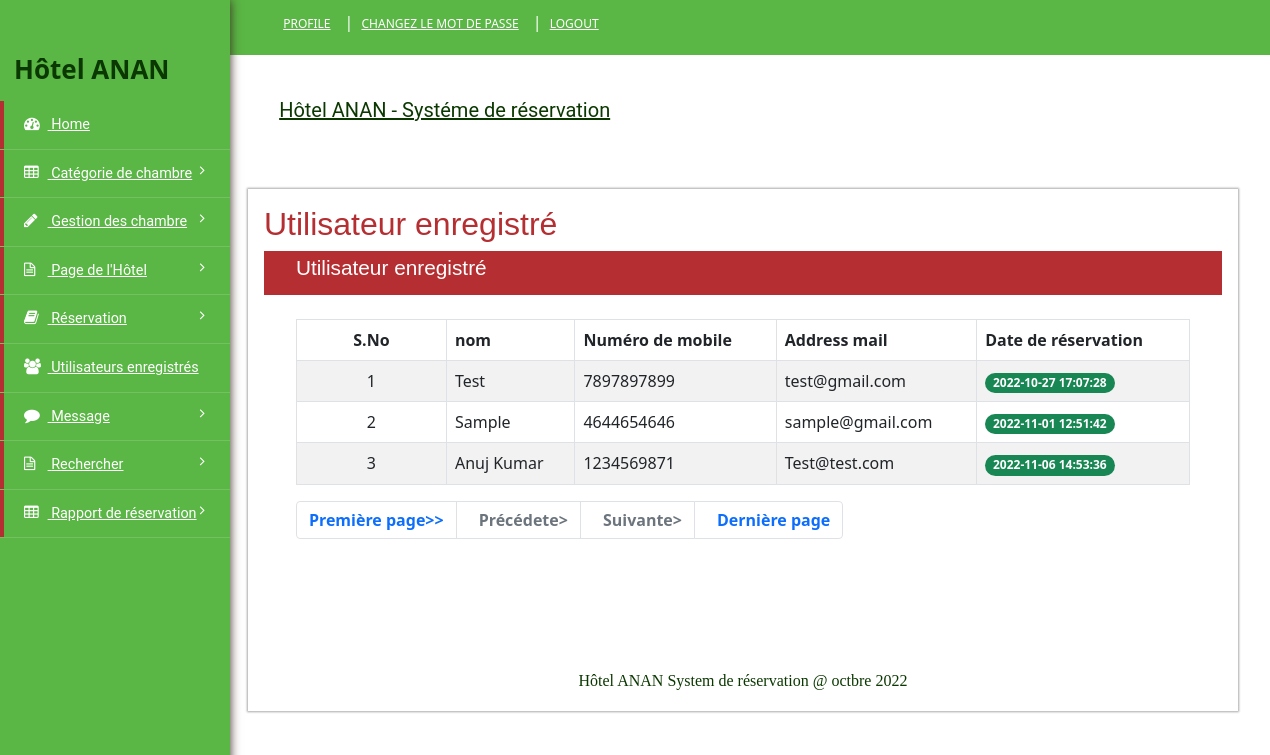
/admin/reg-users.php (signed in), run on the app's committed database.
### tables this page shows
CREATE TABLE `user` (
  `ID` int(10) NOT NULL,
  `FullName` varchar(200) DEFAULT NULL,
  `MobileNumber` bigint(10) DEFAULT NULL,
  `Email` varchar(120) DEFAULT NULL,
  `Password` varchar(120) DEFAULT NULL,
  `RegDate` timestamp NULL DEFAULT current_timestamp()
);

### admin/reg-users.php (the view, shortened to what this page needs)
<?php
include('includephp/connectionbd.php');
if (strlen($_SESSION['hotelanan']==0)) {
  	header('location:logout.php');
} else{?>
	<!DOCTYPE HTML>
	<html>
		<head>
			<link href="css/style.css" rel="stylesheet" type="text/css" media="all" />
			<link href="https://cdn.jsdelivr.net/npm/bootstrap@5.0.0-beta1/dist/css/bootstrap.min.css" rel="stylesheet">
			<link href="css/font-awesome.css" rel="stylesheet">
		</head>
		<body>
			<div class="page-container">
				<div class="left-content">
					<div class="inner-content">
						<?php include_once('includephp/header.php');?>
						<div class="content">
							<div class="women_main">
								<div class="grids">
									<div class="progressbar-heading grids-heading">
										<h2>Utilisateur enregistré</h2>
									</div>
									<div class="panel panel-widget forms-panel">
										<div class="forms">
											<div class="form-grids widget-shadow" data-example-id="basic-forms">
												<div class="form-title">
													<h4>Utilisateur enregistré</h4>
												</div>
												<div class="form-body">
													<table class="table table-bordered table-striped table-vcenter js-dataTable-full-pagination">
														<thead>
															<tr>
																<th class="text-center">S.No</th>
																<th>nom</th>
																<th class="d-none d-sm-table-cell">Numéro de mobile</th>
																<th class="d-none d-sm-table-cell">Address mail</th>
																<th class="d-none d-sm-table-cell">Date de réservation</th>
															</tr>
														</thead>
														<tbody>
															<?php
															if (isset($_GET['pageno'])) {
																$pageno = $_GET['pageno'];
															} else {
																$pageno = 1;
															}
															$no_of_records_per_page = 5;
															$offset = ($pageno-1) * $no_of_records_per_page;
															$ret = "SELECT ID FROM user";
															$query1 = $dbh -> prepare($ret);
															$query1->execute();
															$total_rows=$query1->rowCount();
															$total_pages = ceil($total_rows / $no_of_records_per_page);
															$sql="SELECT * from user LIMIT $offset, $no_of_records_per_page";
															$query = $dbh -> prepare($sql);
															$query->execute();
															$results=$query->fetchAll(PDO::FETCH_OBJ);
															$cnt=1;
															if($query->rowCount() > 0)
															{
																foreach($results as $row)
																{               ?>
																	<tr>
																		<td class="text-center"><?php echo htmlentities($cnt);?></td>
																		<td class="font-w600"><?php  echo htmlentities($row->FullName);?></td>
																		<td class="d-none d-sm-table-cell"><?php  echo htmlentities($row->MobileNumber);?></td>
																		<td class="d-none d-sm-table-cell"><?php  echo htmlentities($row->Email);?></td>
																		<td class="d-none d-sm-table-cell">
																			<span class="badge rounded-pill bg-success"><?php  echo htmlentities($row->RegDate);?></span>
																		</td>
																	</tr>
																	<?php $cnt=$cnt+1;
																}
															} ?>
														</tbody>
													</table>
													<nav aria-label="Page navigation example">
														<div align="left">
															<ul class="pagination" >
																<li class="page-item"><a class="page-link" href="?pageno=1"><strong>Première page>></strong></a></li>
																<li class="page-item <?php if($pageno <= 1){ echo 'disabled'; } ?>">
																	<a class="page-link" href="<?php if($pageno <= 1){ echo '#'; } else { echo "?pageno=".($pageno - 1); } ?>"><strong style="padding-left: 10px">Précédete></strong></a>
																</li>
																<li class="page-item <?php if($pageno >= $total_pages){ echo 'disabled'; } ?>">
																	<a class="page-link" href="<?php if($pageno >= $total_pages){ echo '#'; } else { echo "?pageno=".($pageno + 1); } ?>"><strong style="padding-left: 10px">Suivante></strong></a>
																</li>
																<li class="page-item"><a class="page-link" href="?pageno=<?php echo $total_pages; ?>"><strong style="padding-left: 10px">Dernière page</strong></a></li>
															</ul>
														</div>
													</nav>
												</div>
											</div>
										</div>
									</div>
								</div>
								<?php include_once('includephp/footer.php');?>
							</div>
						</div>
					</div>
				</div>
				<?php include_once('includephp/sidebar.php');?>
				<div class="clearfix"></div>
			</div>
		</body>
	</html>
<?php }?>

### data on the page
user: FullName "Test", MobileNumber "7897897899", Email "test@gmail.com", RegDate "2022-10-27 17:07:28"
user: FullName "Sample", MobileNumber "4644654646", Email "sample@gmail.com", RegDate "2022-11-01 12:51:42"
user: FullName "Anuj Kumar", MobileNumber "1234569871", Email "Test@test.com", RegDate "2022-11-06 14:53:36"
